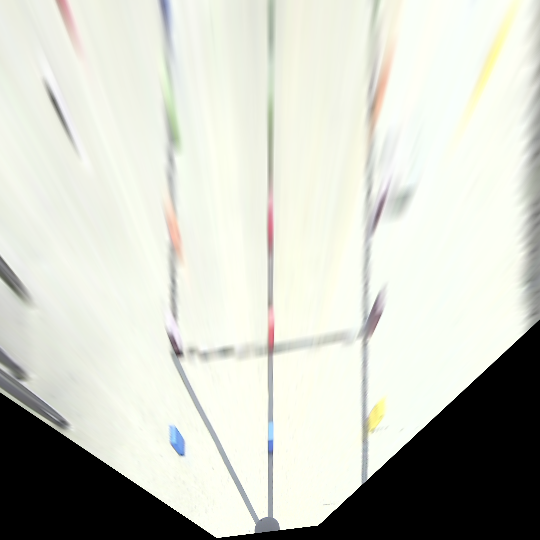
#> input picture ImageCalibrationTest/bev_image-RHO-LINEAR.png, 540 x 540 px, given in place of the camera
$ python find_rgb.py   (older library calls are emulated)
#> lines starting #> are read from the running program, lines starting #| are printed output that depends on the picture; after the words box and inside, x2 and y2 are one past the last pixel; in counts of white or black regions, pixels touching at a corner belong together
#!/usr/bin/python3

# ------------------------------------------------------------------------------
# This is a blob detection program which intend to find the biggest blob
# in a given picture taken by a camera and return its central position.
#
# Key Steps:
# 1. Image Filtering
# 2. Image Segmentation
# 3. Detect Blobs
# 4. Filter Blobs using a criteria
# 5. Track Blobs
# ------------------------------------------------------------------------------
# automaticdai
# YF Robotics Labrotary
# Instagram: yfrobotics
# Twitter: @yfrobotics
# Website: https://www.yfrl.org
# ------------------------------------------------------------------------------

import cv2
import numpy as np

CAMERA_DEVICE_ID = 3
IMAGE_WIDTH = 640
IMAGE_HEIGHT = 480

hsv_min = np.array((50, 80, 80))
hsv_max = np.array((120, 255, 255))

colors = []

def isset(v):
    try:
        type (eval(v))
    except:
        return 0
    else:
        return 1


# [68 lines left out: functions on_mouse_click, hsv2rgb, rgb2hsv, not called in this run]


if __name__ == "__main__":
    try:
        # create video capture
        cap = cv2.VideoCapture(CAMERA_DEVICE_ID)

        # set resolution to 320x240 to reduce latency
        cap.set(3, IMAGE_WIDTH)
        cap.set(4, IMAGE_HEIGHT)

        while True:
            # Read the frames frome a camera
            _, frame = cap.read()
#> frame is the input picture: shape (540, 540, 3); mean B, G, R 197, 206.4, 204.3
            frame = cv2.blur(frame,(3,3))

            # Or get it from a JPEG
            # frame = cv2.imread('frame0010.jpg', 1)

            # Convert the image to hsv space and find range of colors
            hsv = cv2.cvtColor(frame, cv2.COLOR_BGR2HSV)
#> hsv: shape (540, 540, 3); mean H, S, V 35, 10.9, 207
            cv2.namedWindow('frame')
            cv2.setMouseCallback('frame', on_mouse_click, frame)

            # Uncomment this for RED tag
            # thresh = cv2.inRange(hsv,np.array((120, 80, 80)), np.array((180, 255, 255)))

            # find the color using a color threshhold
            if colors:
                # find max & min h, s, v
                minh = min(c[0] for c in colors)
                mins = min(c[1] for c in colors)
                minv = min(c[2] for c in colors)
                maxh = max(c[0] for c in colors)
                maxs = max(c[1] for c in colors)
                maxv = max(c[2] for c in colors)

                print("New HSV threshold: ", (minh, mins, minv), (maxh, maxs, maxv))
                hsv_min = np.array((minh, mins, minv))
                hsv_max = np.array((maxh, maxs, maxv))

            thresh = cv2.inRange(hsv, hsv_min, hsv_max)
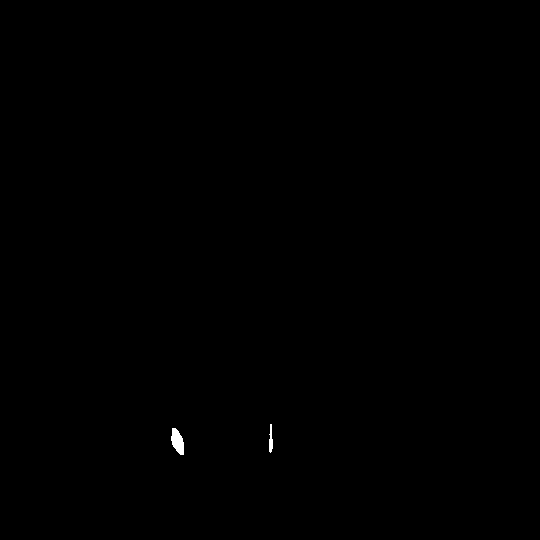
#> thresh: shape (540, 540); 0.11% white; 2 white regions
            thresh2 = thresh.copy()

            # find contours in the threshold image
            (major_ver, minor_ver, subminor_ver) = (cv2.__version__).split('.')
            #print(major_ver, minor_ver, subminor_ver)

            # findContours() has different form for opencv2 and opencv3
            if major_ver == "2" or major_ver == "3":
                _, contours, hierarchy = cv2.findContours(thresh, cv2.RETR_LIST, cv2.CHAIN_APPROX_SIMPLE)
            else:
                contours, hierarchy = cv2.findContours(thresh, cv2.RETR_LIST, cv2.CHAIN_APPROX_SIMPLE)
#> contours = 2 contours; box (x1, y1, x2, y2) and area: (171, 428, 184, 455) 208, (269, 424, 273, 453) 52

            # finding contour with maximum area and store it as best_cnt
            max_area = 0
            for cnt in contours:
                area = cv2.contourArea(cnt)
                if area > max_area:
                    max_area = area
                    best_cnt = cnt
#> this loop made 2 passes
#> (area, max_area) on pass 1: (208, 208)
#> area on pass 2: 51.5
#> after the loop, best_cnt = contour of 22 points, box (x1, y1, x2, y2) (171, 428, 184, 455), area 208; max_area = 208

            # finding centroids of best_cnt and draw a circle there
            if isset('best_cnt'):
                M = cv2.moments(best_cnt)
#> M = moments, m00 208, centre m10/m00, m01/m00 = (177.2, 441.1)
                cx,cy = int(M['m10']/M['m00']), int(M['m01']/M['m00'])
#> cx = 177; cy = 441
                cv2.circle(frame,(cx,cy),5,255,-1)
#> frame: shape (540, 540, 3); mean B, G, R 197, 206.4, 204.3
                print("Central pos: (%d, %d)" % (cx,cy))
#| Central pos: (177, 441)
            else:
                print("[Warning]Tag lost...")

            # Show the original and processed image
            #res = cv2.bitwise_and(frame, frame, mask=thresh2)
            cv2.imshow('frame', frame)
            cv2.imshow('thresh', thresh2)

            # if key pressed is 'Esc' then exit the loop
            if cv2.waitKey(33) == 27:
#> (key Esc is pressed here)
                break
    except Exception as e:
        print(e)
    finally:
        # Clean up and exit the program
        cv2.destroyAllWindows()
        cap.release()
